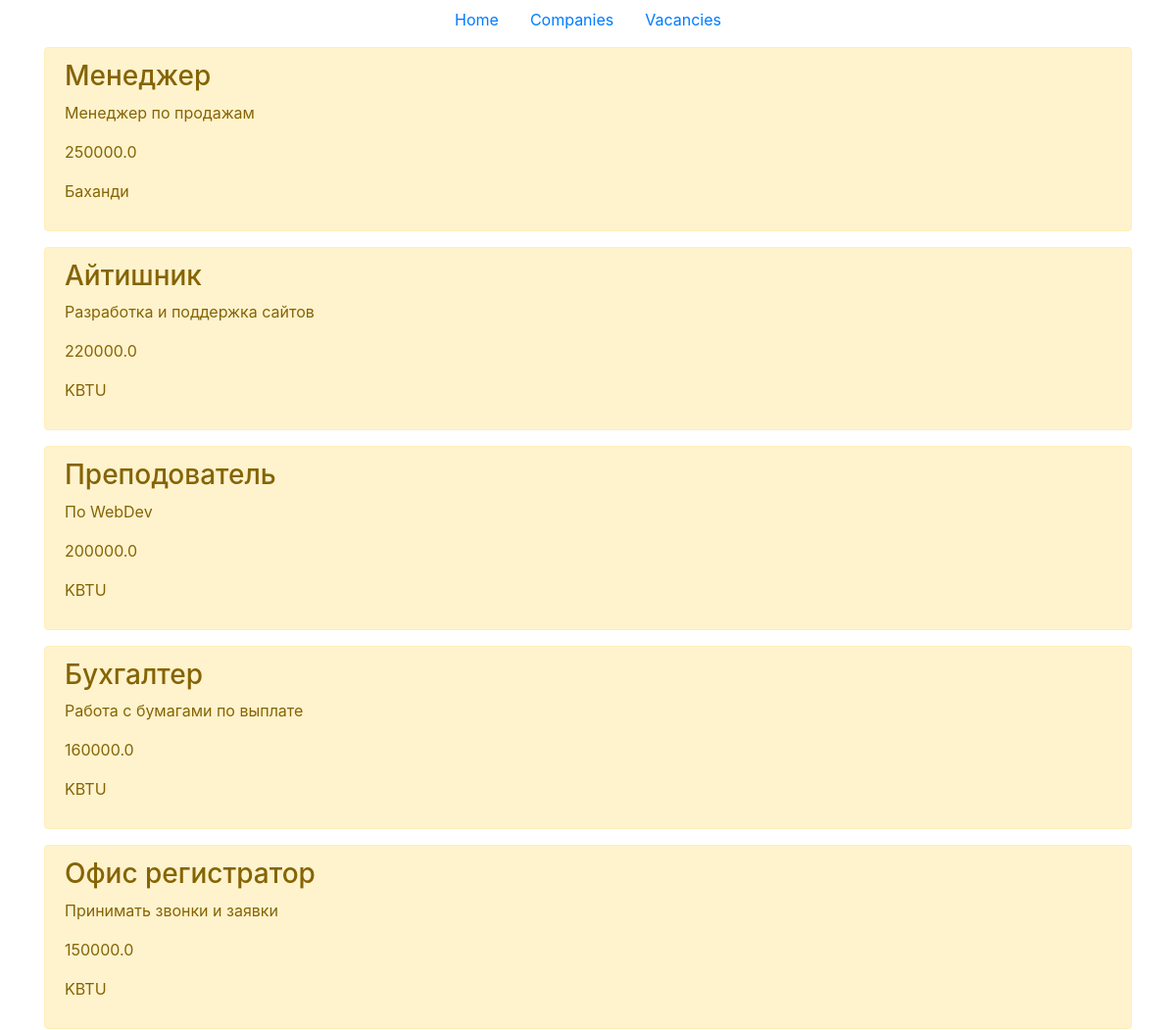
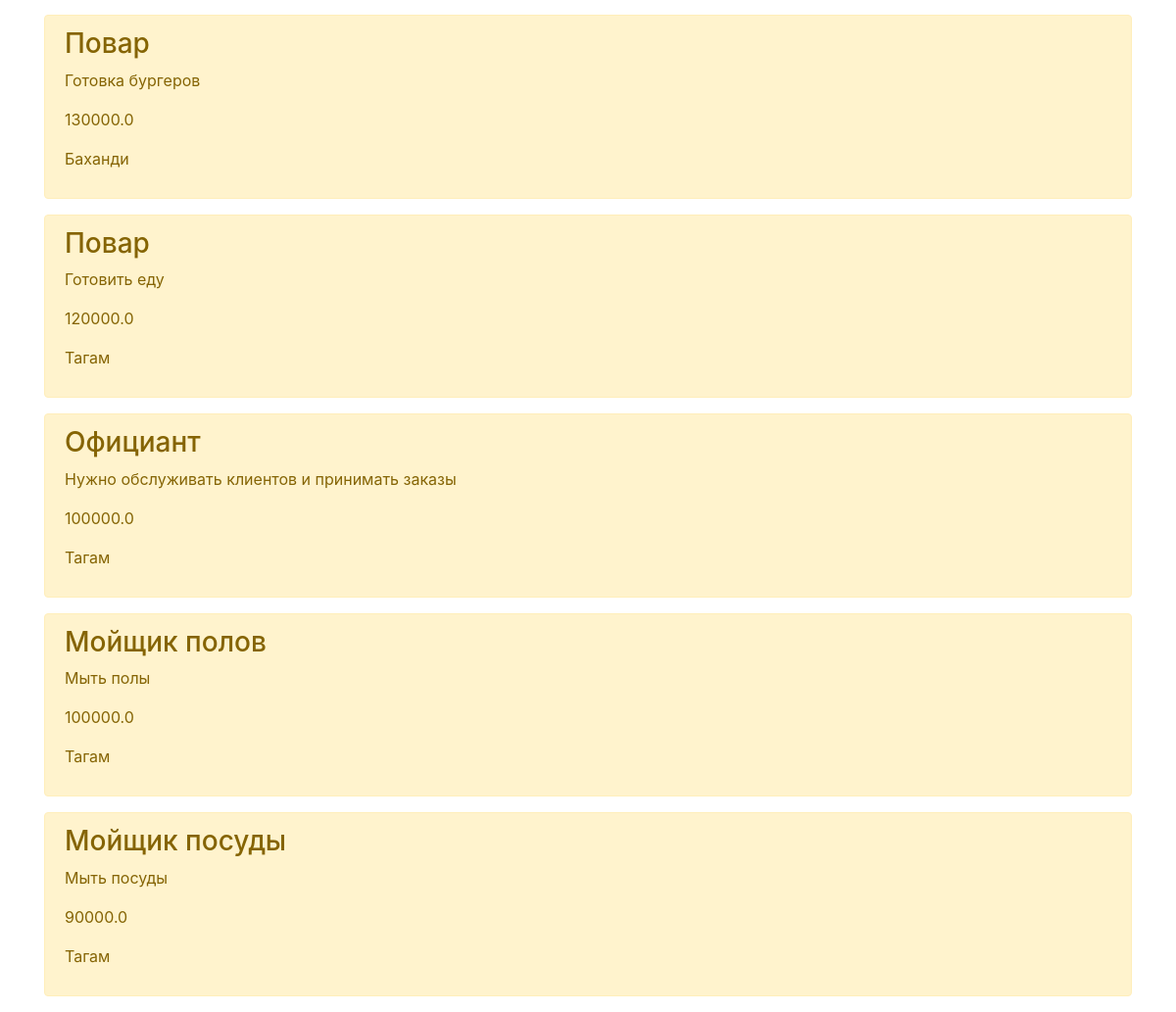
/vacancies/top_ten, run on the app's committed database (2 pictures, top to bottom).
### api/models.py (models this page shows, shortened)
class vacancy(models.Model):
	name = models.CharField('Имя', max_length=50)
	description = models.TextField('Описание')
	salary = models.FloatField('Зарплата')
	company = models.ForeignKey(company, on_delete=models.CASCADE)
	class Meta:
		verbose_name = 'Вакансия'
		verbose_name_plural = 'Вакансии'

class company(models.Model):
	name = models.CharField('Имя', max_length=50)
	description = models.TextField('Описание')
	city = models.CharField('Город', max_length=50)
	address = models.TextField('Адрес')
	def __str__(self):
		return self.name
	class Meta:
		verbose_name = 'Компания'
		verbose_name_plural = 'Компании'

### api/views.py (the view)
# urls.py: path('vacancies/top_ten', views.top_ten, name='top_ten'),
def top_ten(request):
    vacancies = vacancy.objects.order_by('salary').reverse()[:10]
    return render(request, 'api/vacancies.html', {'vacancies': vacancies})

### api/templates/api/vacancies.html (shortened to what this page needs)
{% extends 'api/base.html' %}
{% block content %}
	{% for el in vacancies %}
		<div class="alert alert-warning mt-2">
			<h3>{{ el.name }}</h3>
			<p>{{ el.description }}</p>
			<p>{{ el.salary }}</p>
			<p>{{ el.company }}</p>
		</div>
	{% endfor %}
{% endblock %}

### data on the page
vacancy: name "Менеджер", description "Менеджер по продажам", salary "250000.0", company "Баханди"
vacancy: name "Айтишник", description "Разработка и поддержка сайтов", salary "220000.0", company "KBTU"
vacancy: name "Преподователь", description "По WebDev", salary "200000.0", company "KBTU"
vacancy: name "Бухгалтер", description "Работа с бумагами по выплате", salary "160000.0", company "KBTU"
vacancy: name "Офис регистратор", description "Принимать звонки и заявки", salary "150000.0", company "KBTU"
vacancy: name "Повар", description "Готовка бургеров", salary "130000.0", company "Баханди"
vacancy: name "Повар", description "Готовить еду", salary "120000.0", company "Тагам"
vacancy: name "Официант", description "Нужно обслуживать клиентов и принимать заказы", salary "100000.0", company "Тагам"
vacancy: name "Мойщик полов", description "Мыть полы", salary "100000.0", company "Тагам"
vacancy: name "Мойщик посуды", description "Мыть посуды", salary "90000.0", company "Тагам"
